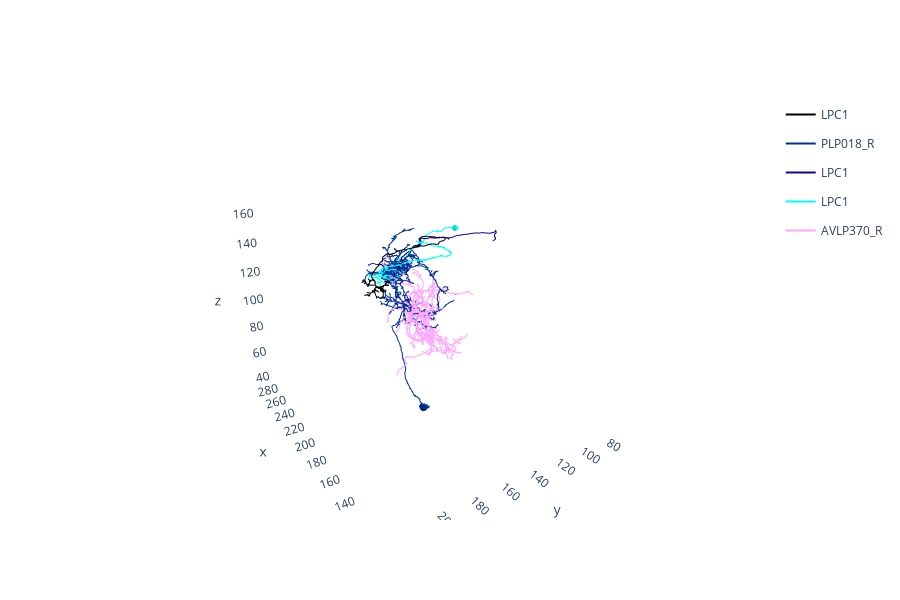

Notebook code for this chart:
### Code cell
vfb_neuron.plot_partners(partners=[p for p in downstream_partners if p.weight < 10 and p.weight > 5], template='JRC2018Unisex')
# By default the origin neuron is included and show in black.
# The weight parameter is the strength of the connection (# of synapses) between the origin neuron and the partner neuron.
# we can tune what connections are shown by limiting the weight of the connections e.g. [p for p in downstream_partners if p.weight < 10 and p.weight > 5]

# TODO Alpha represents strength of connection but doesn't appear to be displaying correctly

### Figure 1 — Plotly figure (JSON) as saved in the notebook; plotly's stock layout.template omitted (floating-point values rounded to 4 significant figures; data arrays with more than 128 entries replaced by an {"elided": "..."} marker saying what was removed)
{"data": [{"hoverinfo": "none", "hovertext": " ", "legendgroup": "VFB_jrchk011", "line": {"color": "rgb(0.0,0.0,0.0)", "width": 2}, "mode": "lines", "name": "LPC1", "showlegend": true, "type": "scatter3d", "x": {"elided": "1433 float values"}, "y": {"elided": "1433 float values"}, "z": {"elided": "1433 float values"}}, {"hoverinfo": "none", "hovertext": " ", "legendgroup": "VFB_jrchk3so", "line": {"color": "rgb(0,49,148)", "width": 2}, "mode": "lines", "name": "PLP018_R", "showlegend": true, "type": "scatter3d", "x": {"elided": "13446 float values"}, "y": {"elided": "13446 float values"}, "z": {"elided": "13446 float values"}}, {"color": "rgb(0,49,148)", "hoverinfo": "name", "i": {"elided": "320 int values"}, "j": {"elided": "320 int values"}, "k": {"elided": "320 int values"}, "legendgroup": "VFB_jrchk3so", "showlegend": false, "type": "mesh3d", "x": {"elided": "162 float values"}, "y": {"elided": "162 float values"}, "z": {"elided": "162 float values"}}, {"hoverinfo": "none", "hovertext": " ", "legendgroup": "VFB_jrchk00i", "line": {"color": "rgb(27,0,149)", "width": 2}, "mode": "lines", "name": "LPC1", "showlegend": true, "type": "scatter3d", "x": {"elided": "597 float values"}, "y": {"elided": "597 float values"}, "z": {"elided": "597 float values"}}, {"hoverinfo": "none", "hovertext": " ", "legendgroup": "VFB_jrchk00a", "line": {"color": "rgb(0,255,255)", "width": 2}, "mode": "lines", "name": "LPC1", "showlegend": true, "type": "scatter3d", "x": {"elided": "1769 float values"}, "y": {"elided": "1769 float values"}, "z": {"elided": "1769 float values"}}, {"color": "rgb(0,255,255)", "hoverinfo": "name", "i": {"elided": "320 int values"}, "j": {"elided": "320 int values"}, "k": {"elided": "320 int values"}, "legendgroup": "VFB_jrchk00a", "showlegend": false, "type": "mesh3d", "x": {"elided": "162 float values"}, "y": {"elided": "162 float values"}, "z": {"elided": "162 float values"}}, {"hoverinfo": "none", "hovertext": " ", "legendgroup": "VFB_jrchjs6o", "line": {"color": "rgb(255,165,255)", "width": 2}, "mode": "lines", "name": "AVLP370_R", "showlegend": true, "type": "scatter3d", "x": {"elided": "15119 float values"}, "y": {"elided": "15119 float values"}, "z": {"elided": "15119 float values"}}], "layout": {"autosize": true, "height": 600, "paper_bgcolor": "rgba(0,0,0,0)", "plot_bgcolor": "rgba(0,0,0,0)", "scene": {"aspectmode": "data", "aspectratio": {"x": 1, "y": 1, "z": 1}, "camera": {"eye": {"x": -1.743, "y": 1.071, "z": 0.71}, "up": {"x": 0, "y": 0, "z": 1}}, "xaxis": {"backgroundcolor": "rgb(240, 240, 240)", "gridcolor": "rgb(255, 255, 255)", "showbackground": false, "showgrid": false, "showline": false, "zerolinecolor": "rgb(255, 255, 255)"}, "yaxis": {"backgroundcolor": "rgb(240, 240, 240)", "gridcolor": "rgb(255, 255, 255)", "showbackground": false, "showgrid": false, "showline": false, "zerolinecolor": "rgb(255, 255, 255)"}, "zaxis": {"backgroundcolor": "rgb(240, 240, 240)", "gridcolor": "rgb(255, 255, 255)", "showbackground": false, "showgrid": false, "showline": false, "zerolinecolor": "rgb(255, 255, 255)"}}}}
